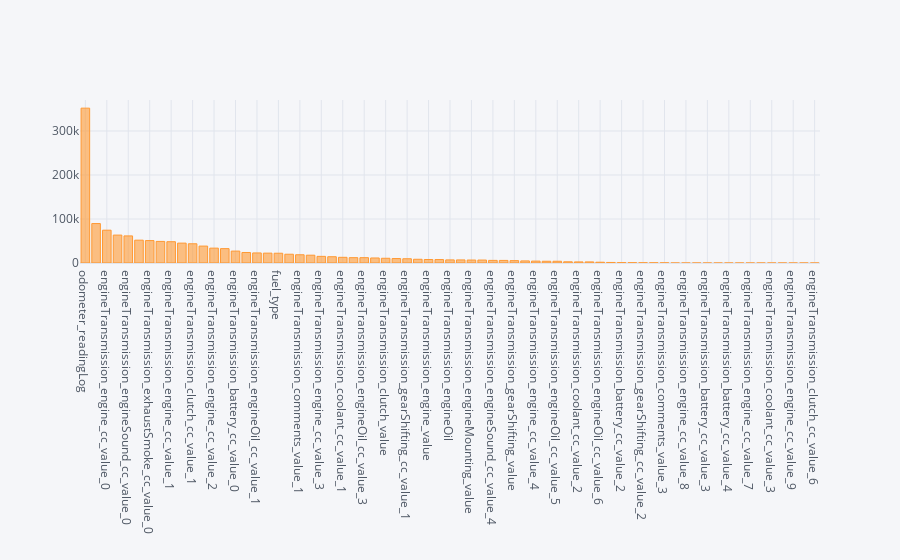

Notebook code cell kept with this figure:
### Code cell
importances.iplot(kind='bar')

### Figure 1 — Plotly figure (JSON) as saved in the notebook; plotly's stock layout.template omitted (floating-point values rounded to 4 significant figures)
{"data": [{"marker": {"color": "rgba(255, 153, 51, 0.6)", "line": {"color": "rgba(255, 153, 51, 1.0)", "width": 1}}, "name": "Importance", "orientation": "v", "text": "", "type": "bar", "x": ["odometer_readingLog", "Duration", "engineTransmission_engine_cc_value_0", "engineTransmission_engineSound_cc_value_1", "engineTransmission_engineSound_cc_value_0", "engineTransmission_comments_value_0", "engineTransmission_exhaustSmoke_cc_value_0", "engineTransmission_clutch_cc_value_0", "engineTransmission_engine_cc_value_1", "engineTransmission_engineBlowByBackCompression_cc_value_0", "engineTransmission_clutch_cc_value_1", "engineTransmission_engineSound_cc_value_2", "engineTransmission_engine_cc_value_2", "engineTransmission_engineOil_cc_value_0", "engineTransmission_battery_cc_value_0", "engineTransmission_gearShifting_cc_value_0", "engineTransmission_engineOil_cc_value_1", "engineTransmission_engineOil_cc_value_2", "fuel_type", "engineTransmission_engineMounting_cc_value_0", "engineTransmission_comments_value_1", "engineTransmission_engineSound_cc_value_3", "engineTransmission_engine_cc_value_3", "engineTransmission_coolant_cc_value_0", "engineTransmission_coolant_cc_value_1", "engineTransmission_clutch_cc_value_2", "engineTransmission_engineOil_cc_value_3", "engineTransmission_engineSound_value", "engineTransmission_clutch_value", "engineTransmission_engineBlowByBackCompression_value", "engineTransmission_gearShifting_cc_value_1", "engineTransmission_battery_cc_value_1", "engineTransmission_engine_value", "engineTransmission_engineOil_cc_value_4", "engineTransmission_engineOil", "engineTransmission_exhaustSmoke_value", "engineTransmission_engineMounting_value", "engineTransmission_coolant_value", "engineTransmission_engineSound_cc_value_4", "engineTransmission_engineoilLevelDipstick_value", "engineTransmission_gearShifting_value", "engineTransmission_comments_value_2", "engineTransmission_engine_cc_value_4", "engineTransmission_battery_value", "engineTransmission_engineOil_cc_value_5", "engineTransmission_clutch_cc_value_3", "engineTransmission_coolant_cc_value_2", "engineTransmission_engineSound_cc_value_5", "engineTransmission_engineOil_cc_value_6", "engineTransmission_engineOilLevelDipstick_cc_value_0", "engineTransmission_battery_cc_value_2", "engineTransmission_engine_cc_value_5", "engineTransmission_gearShifting_cc_value_2", "engineTransmission_clutch_cc_value_4", "engineTransmission_comments_value_3", "engineTransmission_engine_cc_value_6", "engineTransmission_engine_cc_value_8", "engineTransmission_engine_cc_value_10", "engineTransmission_battery_cc_value_3", "engineTransmission_comments_value_4", "engineTransmission_battery_cc_value_4", "engineTransmission_engineOil_cc_value_7", "engineTransmission_engine_cc_value_7", "engineTransmission_engineOil_cc_value_8", "engineTransmission_coolant_cc_value_3", "engineTransmission_clutch_cc_value_5", "engineTransmission_engine_cc_value_9", "engineTransmission_engineOil_cc_value_9", "engineTransmission_clutch_cc_value_6"], "y": [351905, 89630, 74547, 63454, 61570, 51872, 50963, 49056, 48374, 45171, 43683, 38447, 33765, 32628, 27057, 23892, 22859, 22422, 22228, 19936, 18733, 17731, 15056, 14240, 12911, 12133, 12104, 11434, 10758, 10085, 9680, 8447, 7937, 7820, 7052, 6979, 6734, 6698, 5939, 5897, 5375, 4751, 4328, 3971, 3960, 2755, 2472, 2456, 1779, 1216, 817, 682, 531, 448, 360, 1, 0, 0, 0, 0, 0, 0, 0, 0, 0, 0, 0, 0, 0]}], "layout": {"legend": {"bgcolor": "#F5F6F9", "font": {"color": "#4D5663"}}, "paper_bgcolor": "#F5F6F9", "plot_bgcolor": "#F5F6F9", "title": {"font": {"color": "#4D5663"}}, "xaxis": {"gridcolor": "#E1E5ED", "showgrid": true, "tickfont": {"color": "#4D5663"}, "title": {"font": {"color": "#4D5663"}, "text": ""}, "zerolinecolor": "#E1E5ED"}, "yaxis": {"gridcolor": "#E1E5ED", "showgrid": true, "tickfont": {"color": "#4D5663"}, "title": {"font": {"color": "#4D5663"}, "text": ""}, "zerolinecolor": "#E1E5ED"}}}
